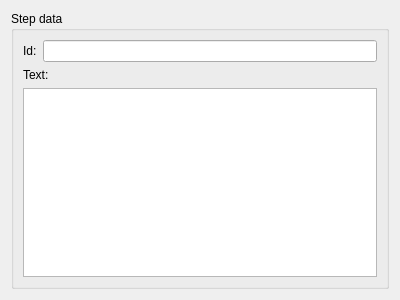
<?xml version="1.0" encoding="UTF-8"?>
<ui version="4.0">
 <class>StepDataWidget</class>
 <widget class="QWidget" name="StepDataWidget">
  <property name="geometry">
   <rect>
    <x>0</x>
    <y>0</y>
    <width>400</width>
    <height>300</height>
   </rect>
  </property>
  <property name="windowTitle">
   <string comment="@title">Set step data</string>
  </property>
  <property name="whatsThis">
   <string comment="@info:whatsthis">&lt;para&gt;Set the id and the text of the step&lt;/para&gt;
&lt;para&gt;The text is shown to the user when the tutorial changes to that step.&lt;/para&gt;
&lt;para&gt;On the other hand, the id is only used internally and never shown to the user. It is used to identify the steps in the tutorial when it has to change from one to step to another.&lt;/para&gt;</string>
  </property>
  <layout class="QVBoxLayout" name="StepDataWidgetLayout">
   <item>
    <widget class="QGroupBox" name="stepDataGroupBox">
     <property name="title">
      <string comment="@title">Step data</string>
     </property>
     <layout class="QVBoxLayout" name="stepDataGroupBoxLayout">
      <item>
       <layout class="QHBoxLayout" name="idLayout">
        <item>
         <widget class="QLabel" name="idLabel">
          <property name="text">
           <string comment="@label:textbox">Id:</string>
          </property>
          <property name="buddy">
           <cstring>idLineEdit</cstring>
          </property>
         </widget>
        </item>
        <item>
         <widget class="KLineEdit" name="idLineEdit"/>
        </item>
       </layout>
      </item>
      <item>
       <layout class="QVBoxLayout" name="textLayout">
        <item>
         <widget class="QLabel" name="textLabel">
          <property name="text">
           <string comment="@label:textbox">Text:</string>
          </property>
          <property name="buddy">
           <cstring>textTextEdit</cstring>
          </property>
         </widget>
        </item>
        <item>
         <widget class="KTextEdit" name="textTextEdit"/>
        </item>
       </layout>
      </item>
     </layout>
    </widget>
   </item>
  </layout>
 </widget>
 <customwidgets>
  <customwidget>
   <class>KLineEdit</class>
   <extends>QLineEdit</extends>
   <header>klineedit.h</header>
  </customwidget>
  <customwidget>
   <class>KTextEdit</class>
   <extends>QTextEdit</extends>
   <header>ktextedit.h</header>
  </customwidget>
 </customwidgets>
 <resources/>
 <connections/>
</ui>
